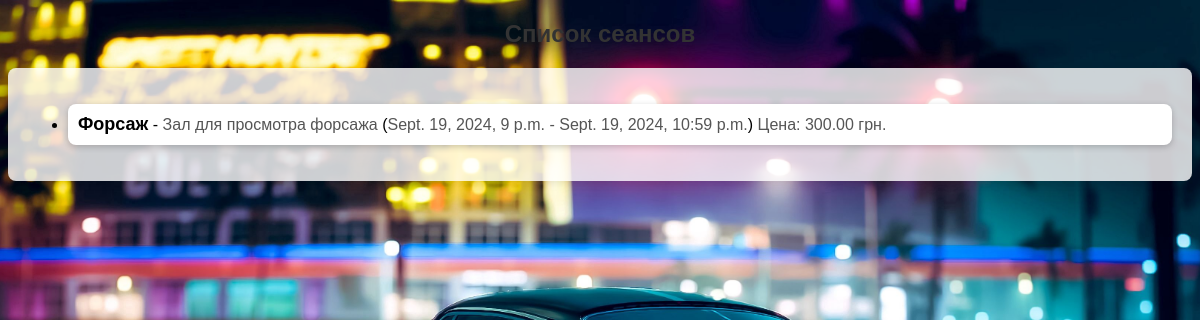
The app's page /sessions/ with its own data.
### cinema/models.py (models this page shows, shortened)
class Session(models.Model):
    movie = models.ForeignKey(Movie, on_delete=models.CASCADE)  # Сеанс связан с фильмом
    hall = models.ForeignKey(Hall, on_delete=models.CASCADE)  # Сеанс проходит в определенном зале
    start_time = models.DateTimeField()  # Время начала сеанса
    end_time = models.DateTimeField()  # Время окончания сеанса
    date = models.DateField()  # Дата показа сеанса
    price = models.DecimalField(max_digits=6, decimal_places=2)  # Цена билета на сеанс

class Movie(models.Model):
    title = models.CharField(max_length=100)  # Название фильма
    description = models.TextField()  # Описание фильма
    release_date = models.DateField()  # Дата выхода
    poster = models.ImageField(upload_to='posters/', blank=True, null=True)  # Постер

class Hall(models.Model):
    name = models.CharField(max_length=100)  # Имя зала
    size = models.PositiveIntegerField()  # Количество мест

### cinema/views.py (the view)
# urls.py: path('sessions/', views.SessionListView.as_view(), name='session_list'),
class SessionListView(ListView):
    model = Session
    template_name = 'cinema/session_list.html'
    context_object_name = 'sessions'

### cinema/templates/cinema/session_list.html (shortened to what this page needs)
{% load static %}
<!DOCTYPE html>
<html lang="en">
<head>
    <link rel="stylesheet" href="{% static 'cinema/styles.css' %}">
</head>
<body>
    <h2>Список сеансов</h2>
    <div class="session-container">
        <ul>
            {% for session in sessions %}
                <li class="session-item">
                    <span class="session-movie">{{ session.movie.title }}</span>
                    - <span class="session-hall">{{ session.hall.name }}</span>
                    (<span class="session-time">{{ session.start_time }} - {{ session.end_time }}</span>)
                    <span class="session-price">Цена: {{ session.price }} грн.</span>
                </li>
            {% endfor %}
        </ul>
    </div>
</body>
</html>

### cinema/static/cinema/styles.css (style rules this page uses)
body { font-family: Arial, sans-serif; background-color: #f5f5f5; background-image: url('/static/cinema/background.jpg.jpg'); background-size: cover; background-position: center; background-attachment: fixed; }
h2 { color: #333; text-align: center; font-family: 'Arial', sans-serif; }
.session-container { padding: 20px; background-color: rgba(255, 255, 255, 0.8); border-radius: 8px; box-shadow: 0 2px 8px rgba(0, 0, 0, 0.1); }
.session-item { padding: 10px; margin-bottom: 15px; background-color: #fff; border-radius: 8px; box-shadow: 0 2px 6px rgba(0, 0, 0, 0.2); }
.session-movie { font-weight: bold; font-size: 18px; }
.session-hall, .session-time, .session-price { font-size: 16px; color: #555; }

### records on screen
Session: movie "Форсаж", hall.name "Зал для просмотра форсажа", start_time "Sept. 19, 2024, 9 p.m.", end_time "Sept. 19, 2024, 10:59 p.m.", price "300.00"
